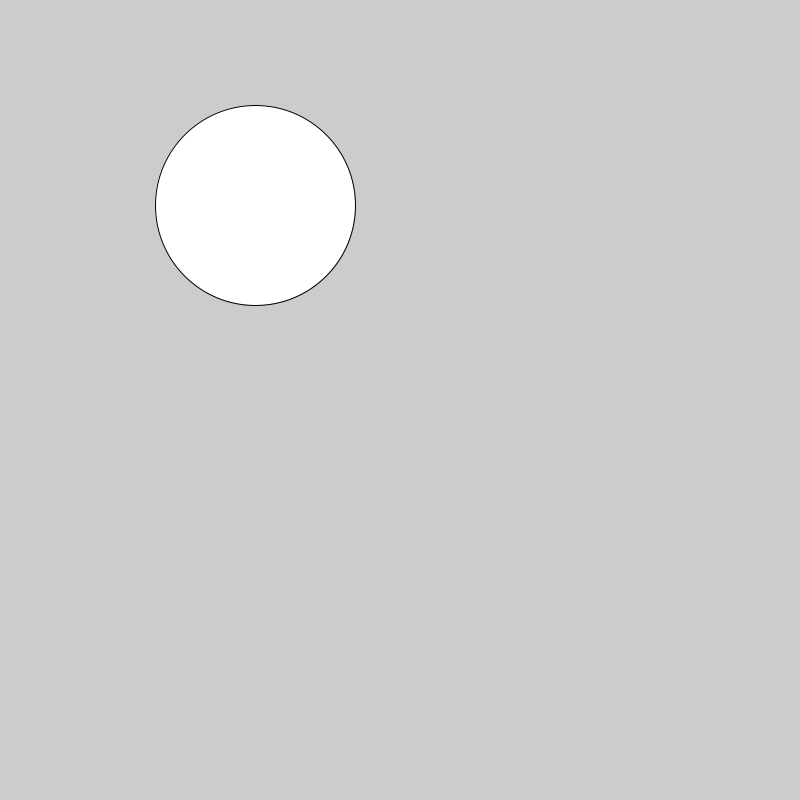
Frame 1 (no input)
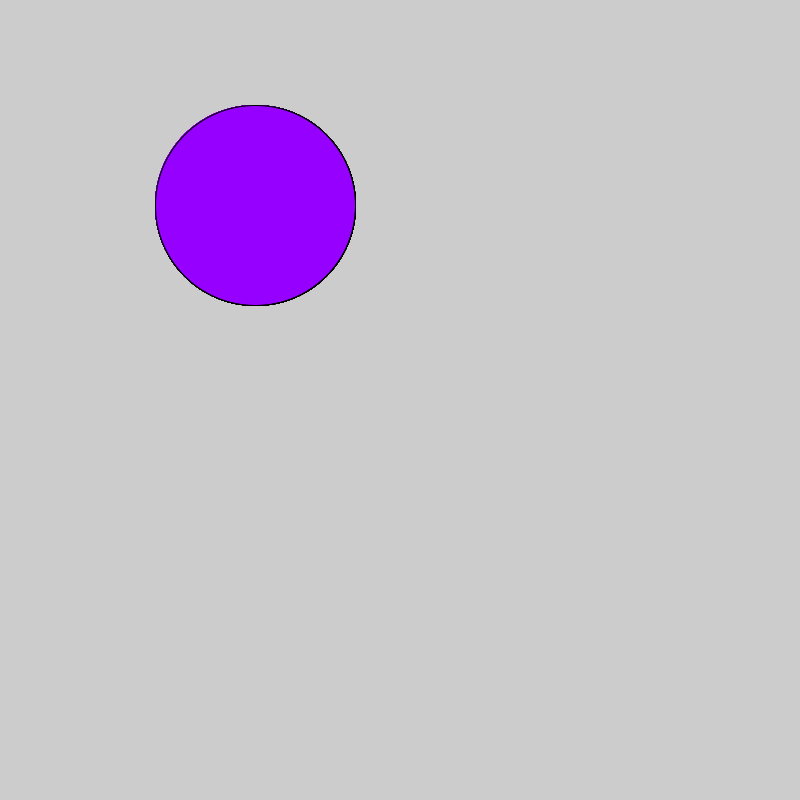
Frame 60 (the mouse pressed at the canvas centre just before this capture)
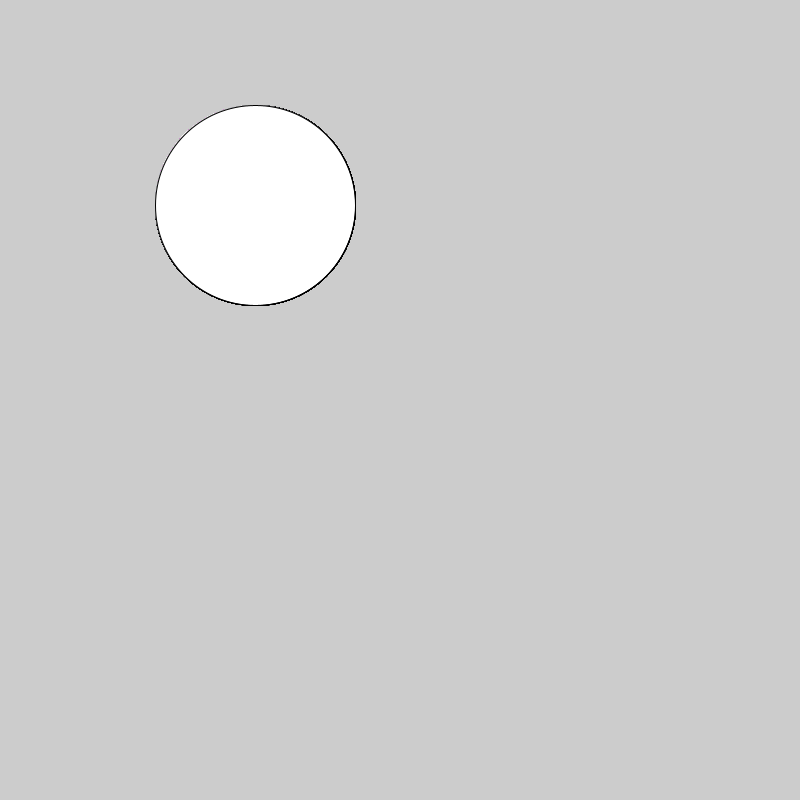
Frame 120 (the mouse held since frame 60 and released just before this capture)

The Processing sketch that drew these frames (run headless with seeded random() and noise(); from frame 60 on, the mouse is pressed at the canvas centre):

// Processing sketch: LogicalDot
// ── LogicalDot.pde
 void setup() {
  size(800, 800);
}

void draw() {
  ellipse(255,205,200,200);
  fill(150,0,250);
  if(mousePressed){
    fill(255,255,255);
  }else{
    fill(150,0,255);
  }

}
